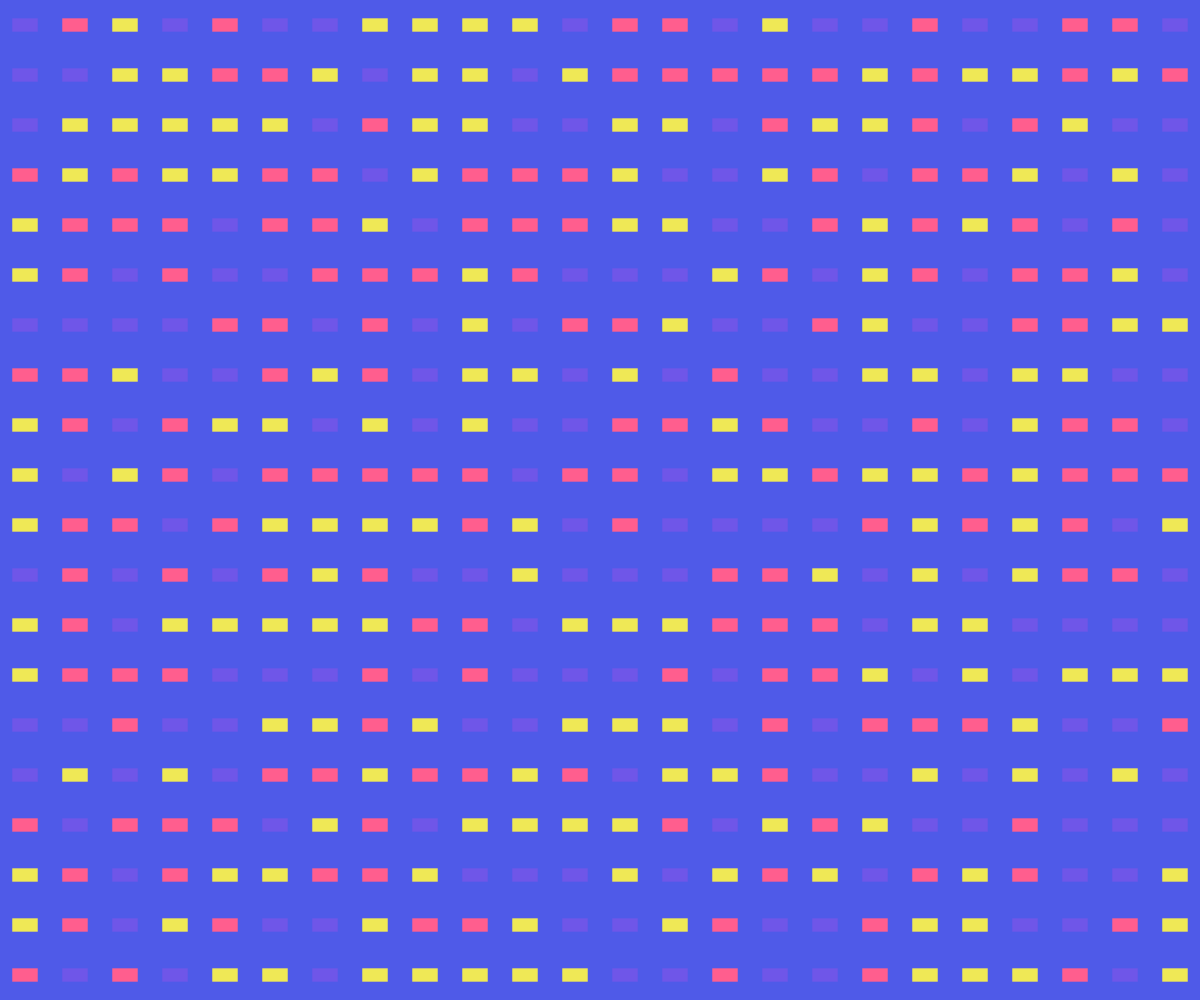
Frame 1 (no input)
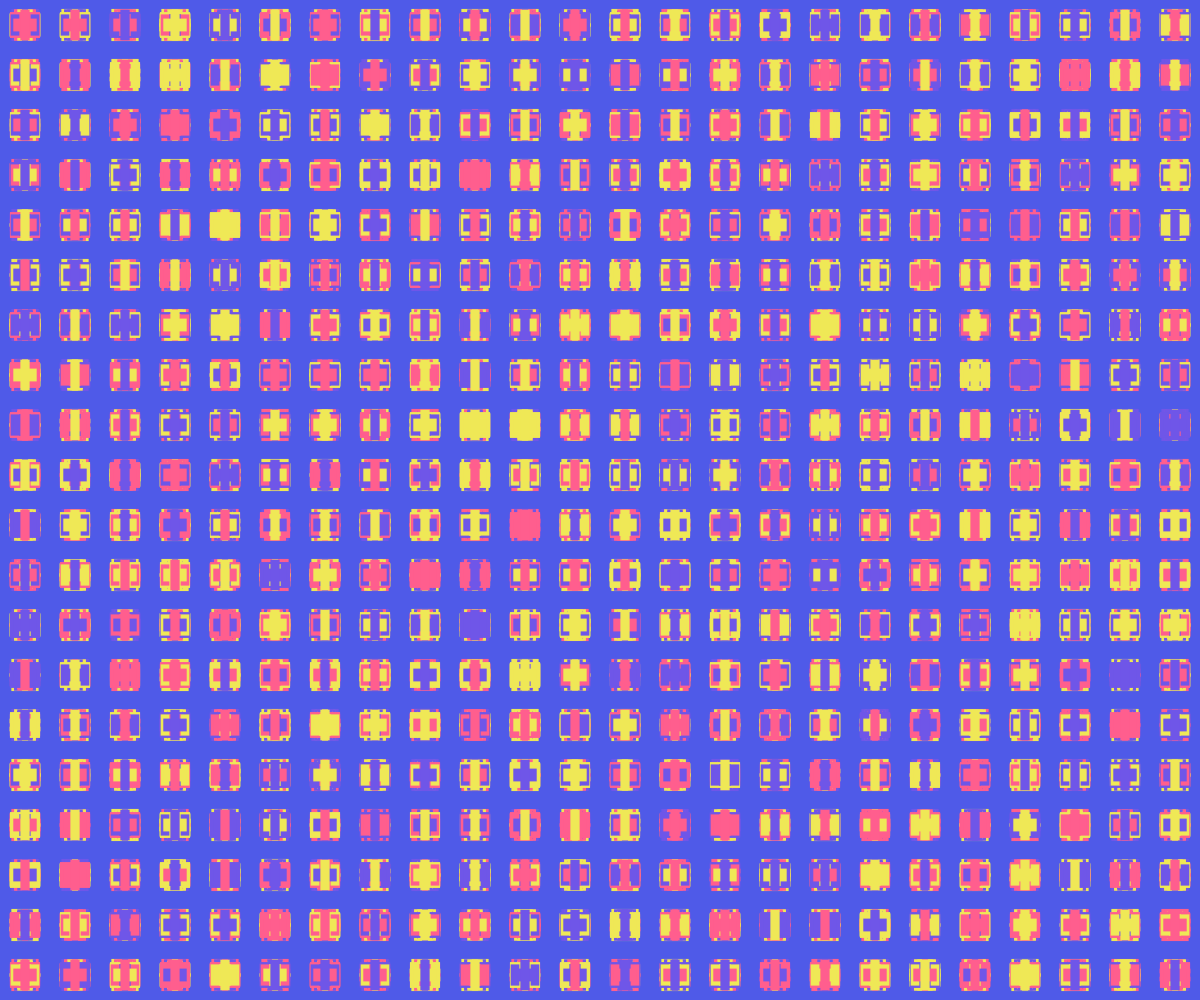
Frame 60 (no input)
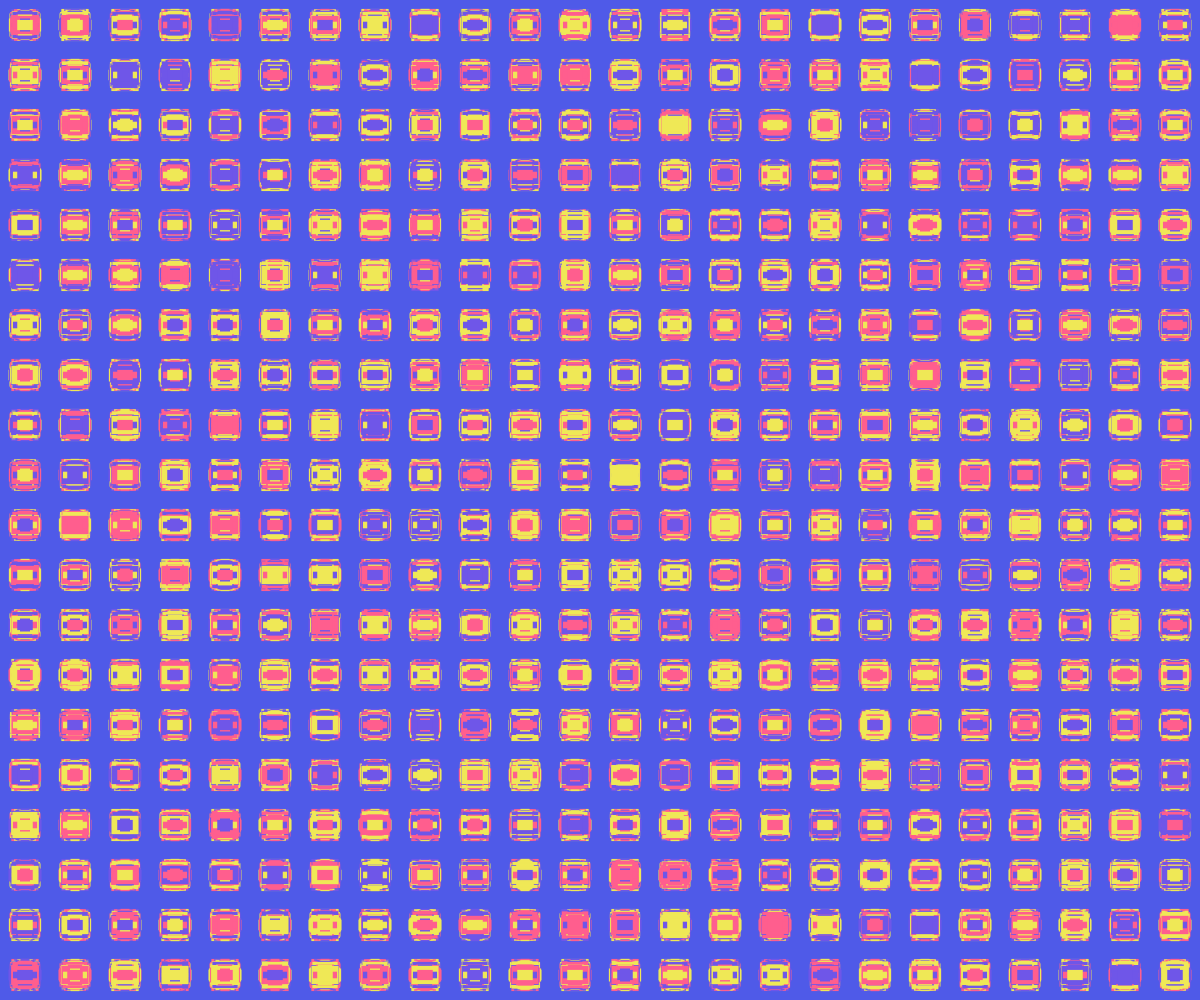
Frame 120 (the mouse pressed at the canvas centre since frame 60)

The p5.js sketch that drew these frames (run headless with seeded random() and noise() and a simulated clock; from frame 60 on, the mouse is pressed at the canvas centre):

// p5.js sketch
// ── sketch.js
var colorList = ['#6F56E8', '#FF5E8E', '#EFE856'];

// function windowResized() {
// }
function setup() {
  createCanvas(displayWidth, displayHeight);
  frameRate(20);
  rectMode(CENTER);
  // angleMode(CENTER);
  resizeCanvas(windowWidth, windowHeight);
  background('#4F5AE8');

}


function draw() {

  var x = random() * 400;
  var y = random() * 400;
  var r = 3 + random() * 30;
  var z = 3 + random() * 30;

  var i = Math.round(random() * (colorList.length - 1));
  fill(color(colorList[i]));

  if (random() < 0.5) {
    fill('#7164E8');
  } else {
    fill('#6EFFE5');
  }

  for (var x = 25; x < windowWidth; x += 50)

    for (var y = 25; y < windowHeight; y += 50) {
      noStroke();



      var index = floor(random() * colorList.length);
      var colorHex = colorList[index];
      fill(color(colorHex));



      console.log(i)
      rect(x, y, r, z);
    }


}
